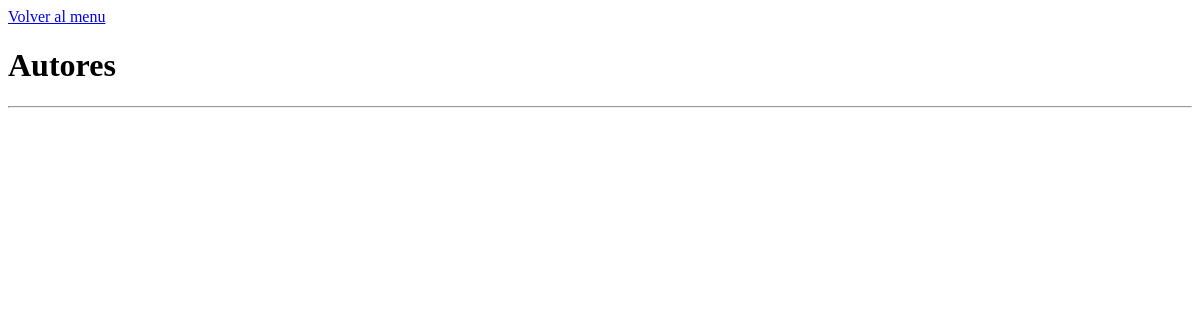
The app's page /autores/, older data.
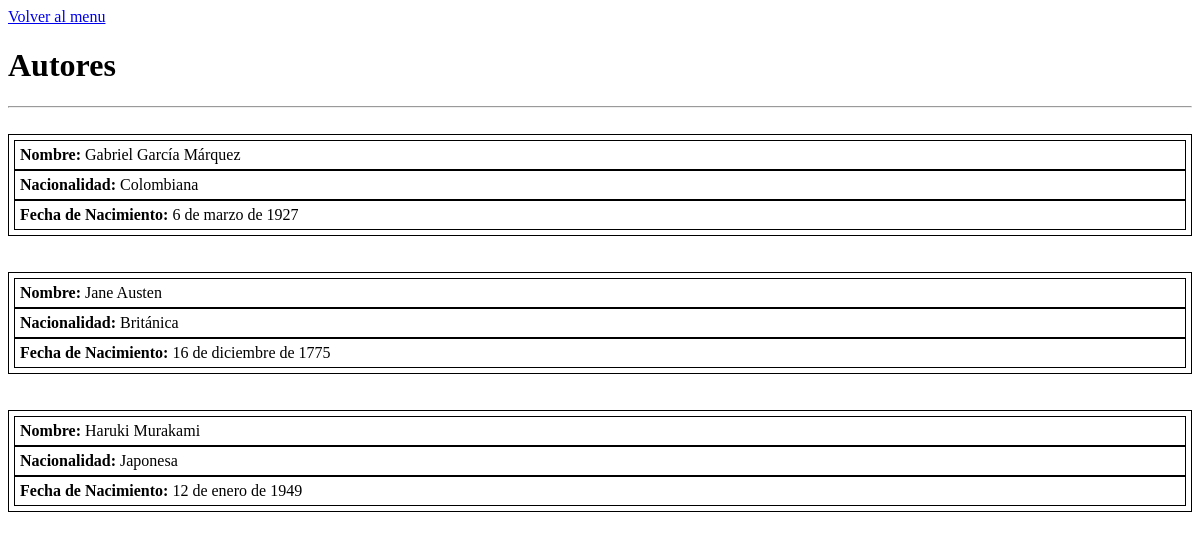
The same page, newer data.
### biblioteca/models.py (models this page shows, shortened)
class Autor(models.Model):
    id = models.AutoField(primary_key=True)
    nombre = models.CharField(max_length=100, default="Anonimo")
    nacionalidad = models.CharField(max_length=100, default="Sin especificar")
    fecha_nacimiento = models.DateField(null=True, blank=True)

### biblioteca/views.py (the view)
# urls.py: path('autores/', views.autores, name='autores'),
def autores(request):
    autores = Autor.objects.all()
    return render(request, 'biblioteca/autores.html', {'autores': autores})

### biblioteca/templates/biblioteca/autores.html (shortened to what this page needs)
<!DOCTYPE html>
<html lang="es">
<head>
</head>
<body>
    <a href="/">Volver al menu</a>
    <h1>Autores</h1>
    <hr>
    {% for autor in autores %}
    <br>
    <div>
        <div><strong>Nombre: </strong>{{autor.nombre}}</div>
        <div><strong>Nacionalidad: </strong>{{autor.nacionalidad}}</div>
        <div><strong>Fecha de Nacimiento: </strong>{{autor.fecha_nacimiento}}</div>
    </div>
    <br>
    {% endfor %}
</body>
</html>

Row changes from the older to the newer data that the page shows:
added Autor: nombre "Gabriel García Márquez", nacionalidad "Colombiana", fecha_nacimiento "6 de marzo de 1927"
added Autor: nombre "Jane Austen", nacionalidad "Británica", fecha_nacimiento "16 de diciembre de 1775"
added Autor: nombre "Haruki Murakami", nacionalidad "Japonesa", fecha_nacimiento "12 de enero de 1949"
